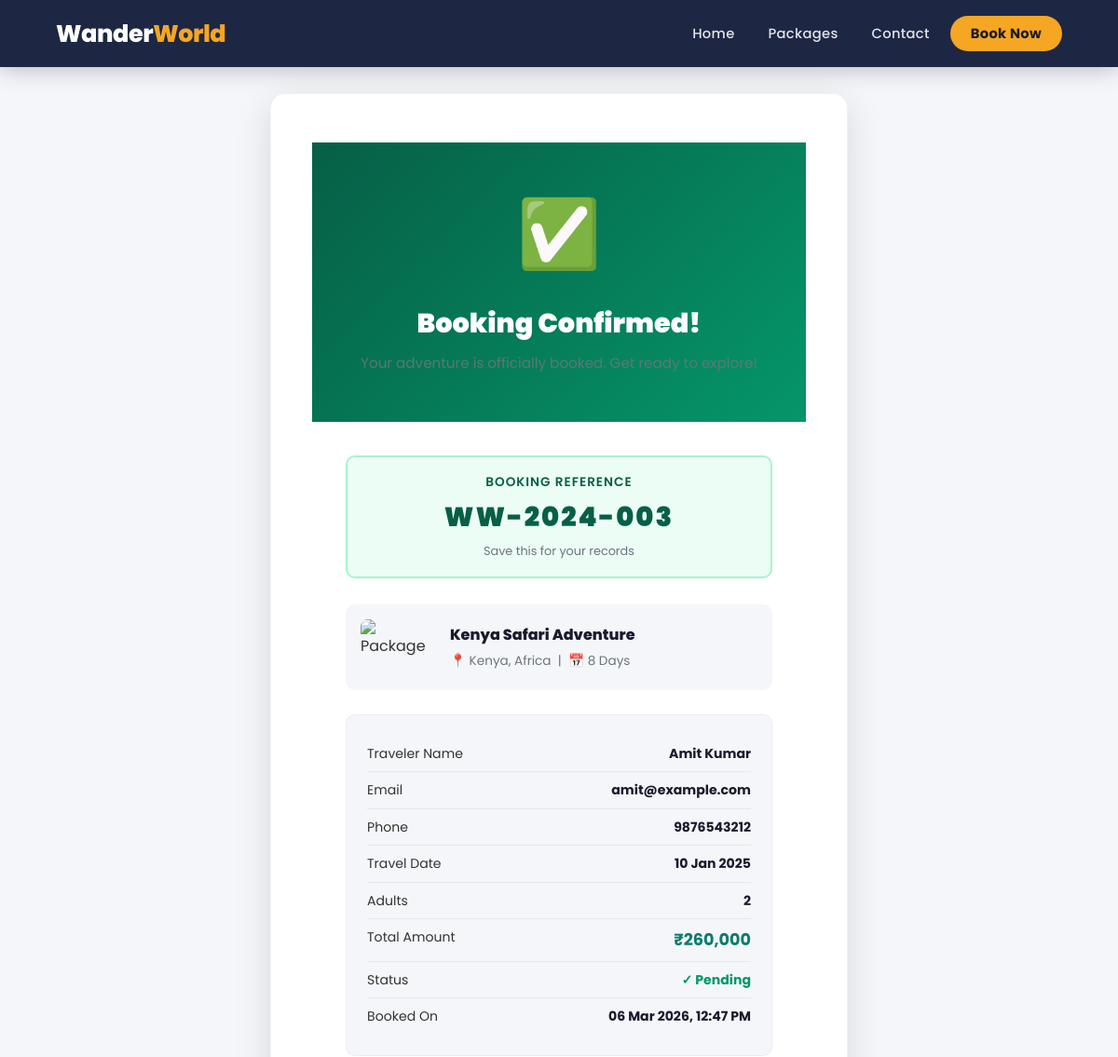
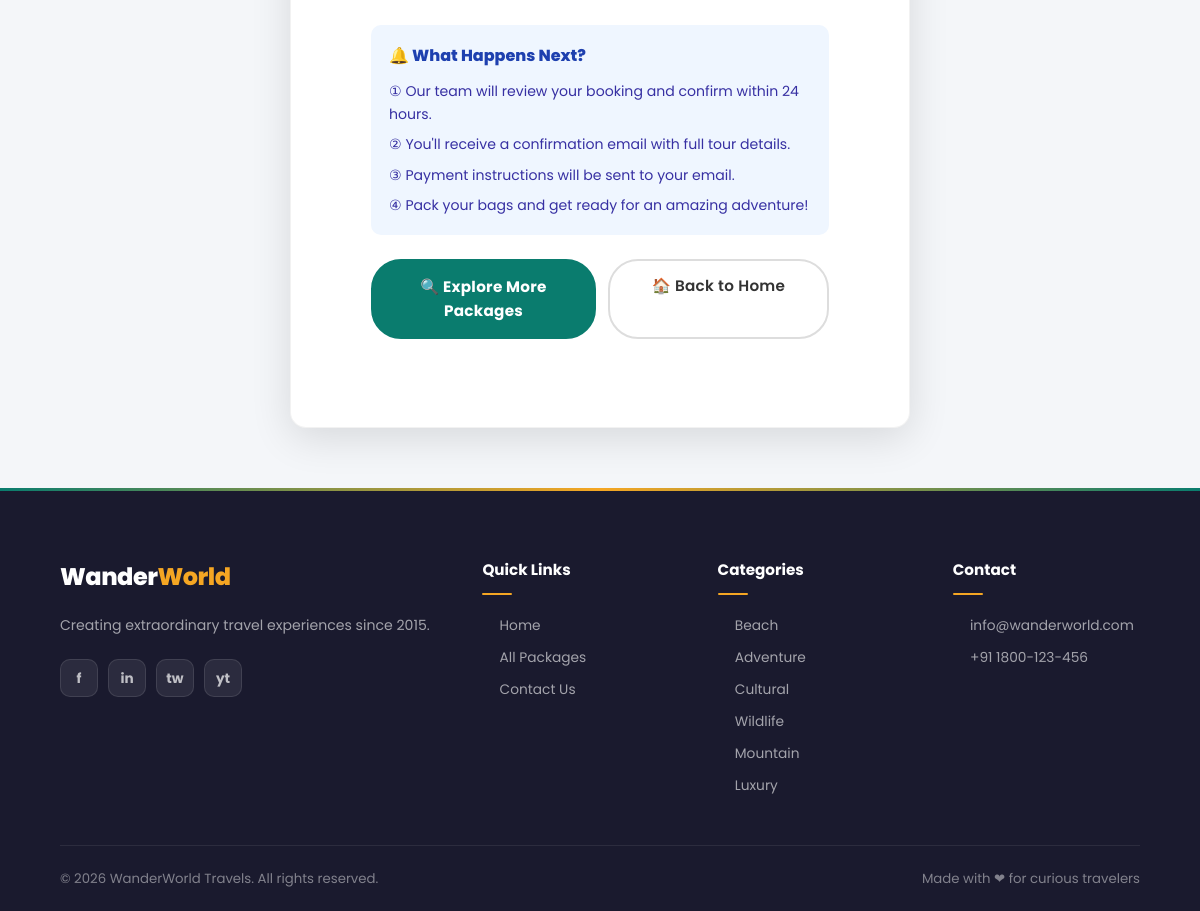
Screenshot of /booking_success.php?ref=WW-2024-003 with the database file from the repository (2 pictures, top to bottom).
### tables this page shows
CREATE TABLE IF NOT EXISTS bookings (
    id INT AUTO_INCREMENT PRIMARY KEY,
    booking_ref VARCHAR(20) UNIQUE NOT NULL,
    package_id INT NOT NULL,
    first_name VARCHAR(100) NOT NULL,
    last_name VARCHAR(100) NOT NULL,
    email VARCHAR(200) NOT NULL,
    phone VARCHAR(20) NOT NULL,
    travel_date DATE NOT NULL,
    num_adults INT NOT NULL DEFAULT 1,
    num_children INT DEFAULT 0,
    special_requests TEXT,
    total_price DECIMAL(10,2) NOT NULL,
    status ENUM('Pending','Confirmed','Cancelled') DEFAULT 'Pending',
    created_at TIMESTAMP DEFAULT CURRENT_TIMESTAMP,
    FOREIGN KEY (package_id) REFERENCES packages(id) ON DELETE CASCADE
);

CREATE TABLE IF NOT EXISTS packages (
    id INT AUTO_INCREMENT PRIMARY KEY,
    name VARCHAR(200) NOT NULL,
    destination VARCHAR(200) NOT NULL,
    category ENUM('Beach','Adventure','Cultural','Wildlife','Mountain','Luxury') NOT NULL,
    duration INT NOT NULL COMMENT 'Days',
    price DECIMAL(10,2) NOT NULL,
    original_price DECIMAL(10,2) DEFAULT NULL,
    max_people INT DEFAULT 20,
    image_url VARCHAR(500),
    gallery TEXT COMMENT 'JSON array of image URLs',
    short_desc TEXT,
    description LONGTEXT,
    itinerary LONGTEXT COMMENT 'JSON array of day-wise itinerary',
    includes TEXT COMMENT 'What is included',
    excludes TEXT COMMENT 'What is excluded',
    rating DECIMAL(2,1) DEFAULT 4.5,
    reviews_count INT DEFAULT 0,
    is_featured TINYINT(1) DEFAULT 0,
    is_active TINYINT(1) DEFAULT 1,
    created_at TIMESTAMP DEFAULT CURRENT_TIMESTAMP
);

### booking_success.php (the view, shortened to what this page needs)
<?php
require_once 'config.php';
$ref = isset($_GET['ref']) ? $conn->real_escape_string($_GET['ref']) : '';
$stmt = $conn->prepare("SELECT b.*, p.name as package_name, p.destination, p.duration, p.image_url FROM bookings b JOIN packages p ON b.package_id = p.id WHERE b.booking_ref = ?");
$stmt->bind_param("s", $ref);
$stmt->execute();
$booking = $stmt->get_result()->fetch_assoc();
?>
<!DOCTYPE html>
<html lang="en">
<head>
    <link rel="stylesheet" href="style.css">
</head>
<body>
<nav class="navbar scrolled" id="navbar">
    <div class="navbar-inner">
        <a href="index.php" class="logo">Wander<span>World</span></a>
        <ul class="nav-links" id="navLinks">
            <li><a href="index.php">Home</a></li>
            <li><a href="packages.php">Packages</a></li>
            <li><a href="contact.php">Contact</a></li>
            <li><a href="booking.php" class="nav-btn">Book Now</a></li>
        </ul>
    </div>
</nav>
<div style="min-height:100vh; background:var(--light-gray); padding:100px 20px 60px; display:flex; align-items:center; justify-content:center;">
    <div class="success-card" style="max-width:620px; width:100%; background:white; border-radius:16px; box-shadow:0 10px 40px rgba(0,0,0,0.12); overflow:hidden;">
        <div style="background:linear-gradient(135deg,#065f46,#059669); padding:40px; text-align:center; color:white;">
            <div class="success-icon" style="font-size:4.5rem; display:block; margin-bottom:16px;">&#9989;</div>
            <h1 style="font-size:1.8rem; font-weight:900; margin-bottom:8px;">Booking Confirmed!</h1>
            <p style="opacity:0.85;">Your adventure is officially booked. Get ready to explore!</p>
        </div>
        <div style="padding:36px;">
            <div style="background:#ecfdf5; border:2px solid #a7f3d0; border-radius:10px; padding:16px 20px; text-align:center; margin-bottom:28px;">
                <div style="font-size:0.85rem; color:#065f46; font-weight:600; text-transform:uppercase; letter-spacing:1px;">Booking Reference</div>
                <div style="font-size:1.8rem; font-weight:900; color:#065f46; letter-spacing:2px; margin-top:4px;"><?= htmlspecialchars($booking['booking_ref']) ?></div>
                <div style="font-size:0.8rem; color:#6c757d; margin-top:4px;">Save this for your records</div>
            </div>
            <div style="display:flex; gap:16px; background:var(--light-gray); border-radius:10px; padding:16px; margin-bottom:24px; align-items:center;">
                <img src="<?= htmlspecialchars($booking['image_url']) ?>" style="width:80px; height:60px; object-fit:cover; border-radius:8px; flex-shrink:0;" alt="Package" onerror="this.src='https://images.unsplash.com/photo-1476514525535-07fb3b4ae5f1?w=200&q=80'">
                <div>
                    <div style="font-weight:800; color:#1a1a2e; font-size:1rem;"><?= htmlspecialchars($booking['package_name']) ?></div>
                    <div style="font-size:0.85rem; color:#6c757d; margin-top:4px;">&#128205; <?= htmlspecialchars($booking['destination']) ?> &nbsp;|&nbsp; &#128197; <?= $booking['duration'] ?> Days</div>
                </div>
            </div>
            <div class="booking-details">
                <div class="row"><span>Traveler Name</span><strong><?= htmlspecialchars($booking['first_name'] . ' ' . $booking['last_name']) ?></strong></div>
                <div class="row"><span>Email</span><strong><?= htmlspecialchars($booking['email']) ?></strong></div>
                <div class="row"><span>Phone</span><strong><?= htmlspecialchars($booking['phone']) ?></strong></div>
                <div class="row"><span>Travel Date</span><strong><?= date('d M Y', strtotime($booking['travel_date'])) ?></strong></div>
                <div class="row"><span>Adults</span><strong><?= $booking['num_adults'] ?></strong></div>
                <div class="row"><span>Total Amount</span><strong style="color:var(--primary); font-size:1.1rem;">&#8377;<?= number_format($booking['total_price']) ?></strong></div>
                <div class="row"><span>Status</span><strong style="color:#059669;">&#10003; <?= $booking['status'] ?></strong></div>
                <div class="row"><span>Booked On</span><strong><?= date('d M Y, h:i A', strtotime($booking['created_at'])) ?></strong></div>
            </div>
            <div style="background:#eff6ff; border-radius:10px; padding:18px; margin-bottom:24px;">
                <div style="font-weight:800; color:#1e40af; margin-bottom:12px;">&#128276; What Happens Next?</div>
                <ul style="list-style:none; display:flex; flex-direction:column; gap:8px;">
                    <li style="font-size:0.88rem; color:#3730a3; display:flex; gap:8px;">&#9312; Our team will review your booking and confirm within 24 hours.</li>
                    <li style="font-size:0.88rem; color:#3730a3; display:flex; gap:8px;">&#9313; You'll receive a confirmation email with full tour details.</li>
                    <li style="font-size:0.88rem; color:#3730a3; display:flex; gap:8px;">&#9314; Payment instructions will be sent to your email.</li>
                    <li style="font-size:0.88rem; color:#3730a3; display:flex; gap:8px;">&#9315; Pack your bags and get ready for an amazing adventure!</li>
                </ul>
            </div>
            <div style="display:flex; gap:12px; flex-wrap:wrap;">
                <a href="packages.php" class="btn-primary" style="flex:1; text-align:center;">&#128269; Explore More Packages</a>
                <a href="index.php" class="btn-outline" style="flex:1; text-align:center; color:#333; border-color:#ddd;">&#127968; Back to Home</a>
            </div>
        </div>
    </div>
</div>
<footer>
    <div class="footer-grid">
        <div class="footer-brand">
            <span class="logo">Wander<span>World</span></span>
            <p>Creating extraordinary travel experiences since 2015.</p>
            <div class="social-links"><a href="#">f</a><a href="#">in</a><a href="#">tw</a><a href="#">yt</a></div>
        </div>
        <div class="footer-col"><h4>Quick Links</h4><ul>
            <li><a href="index.php">Home</a></li>
            <li><a href="packages.php">All Packages</a></li>
            <li><a href="contact.php">Contact Us</a></li>
        </ul></div>
        <div class="footer-col"><h4>Categories</h4><ul>
            <?php foreach (['Beach','Adventure','Cultural','Wildlife','Mountain','Luxury'] as $c): ?>
            <li><a href="packages.php?category=<?= $c ?>"><?= $c ?></a></li>
            <?php endforeach; ?>
        </ul></div>
        <div class="footer-col"><h4>Contact</h4><ul>
            <li><a href="mailto:info@wanderworld.com">info@wanderworld.com</a></li>
            <li><a href="tel:+911800123456">+91 1800-123-456</a></li>
        </ul></div>
    </div>
    <div class="footer-bottom">
        <span>&copy; <?= date('Y') ?> <?= SITE_NAME ?>. All rights reserved.</span>
        <span>Made with &#10084; for curious travelers</span>
    </div>
</footer>
</body>
</html>

### booking_success.php (style rules this page uses)
.success-icon { animation: popIn 0.6s ease; }
.success-card { animation: fadeUp 0.5s ease 0.3s both; }

### rows the page displays
bookings: booking_ref "WW-2024-003", package.name "Kenya Safari Adventure", package.destination "Kenya, Africa", package.duration "8", first_name+last_name "Amit Kumar", email "amit@example.com", phone "9876543212", travel_date "10 Jan 2025", num_adults "2", total_price "260,000", status "Pending", created_at "06 Mar 2026, 12:47 PM"

### other values shown
$c "Beach"
$c "Adventure"
$c "Cultural"
$c "Wildlife"
$c "Mountain"
$c "Luxury"
SITE_NAME "WanderWorld Travels"
